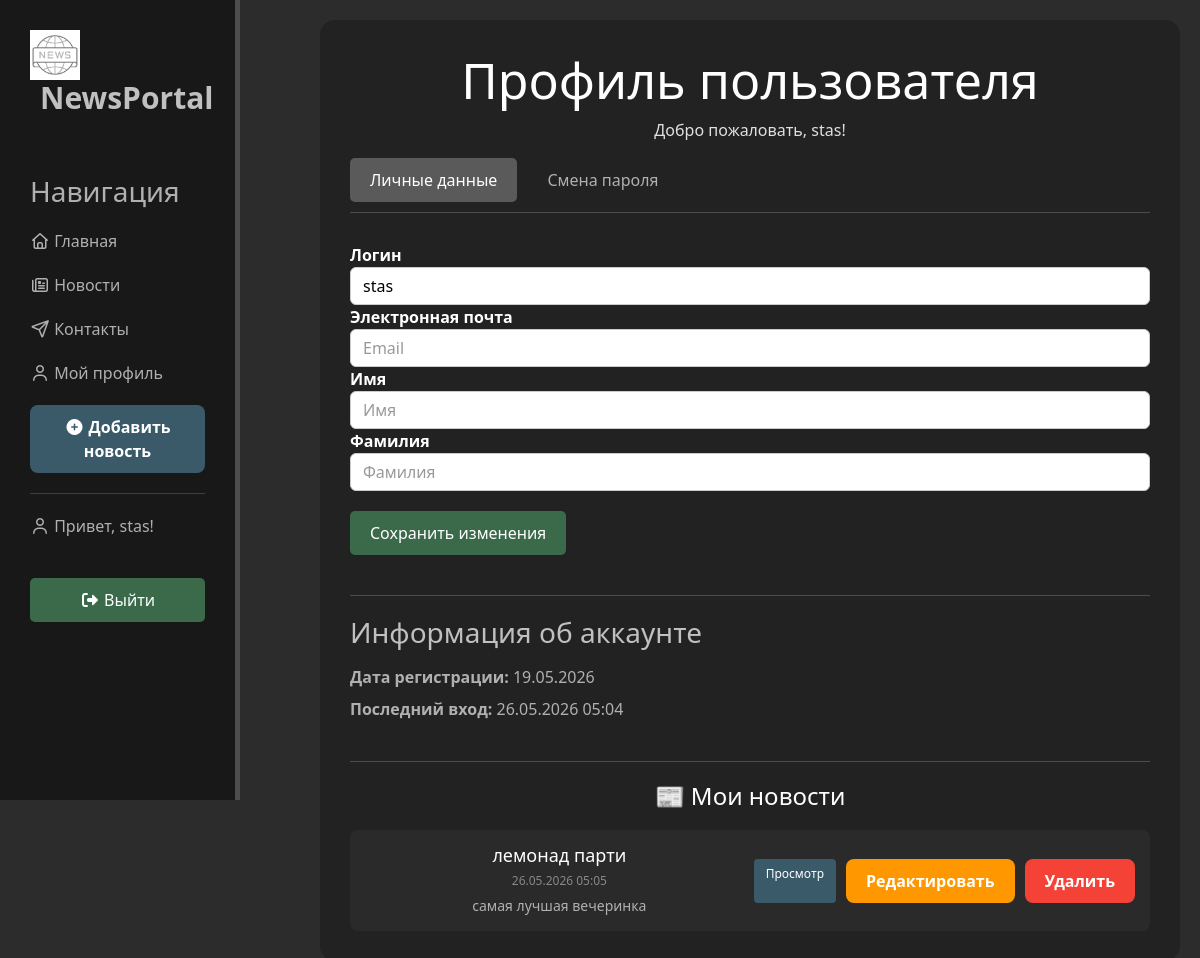
Screenshot of /profile/ (signed in) with the database file from the repository.
### news/models.py (models this page shows, shortened)
class Artiles(models.Model):
    title = models.CharField('Название', max_length=50, default='')
    anons = models.CharField('Анонс', max_length=250, default='')
    full_text = models.TextField('Текст новости', default='')
    date = models.DateTimeField('Дата публикации', auto_now_add=True)
    author = models.ForeignKey(User, on_delete=models.CASCADE, verbose_name='Автор', null=True, blank=True)
    image = models.ImageField('Изображение', upload_to='main/image/', blank=True, null=True)
    likes = models.ManyToManyField(User, related_name='liked_articles', blank=True)
    dislikes = models.ManyToManyField(User, related_name='disliked_articles', blank=True)
    class Meta:
        verbose_name = 'Новость'
        verbose_name_plural = 'Новости'
        ordering = ['-date']

### main/views.py (the view)
# urls.py: path('profile/', views.profile, name='profile'),
@login_required
def profile(request):
    user_news = Artiles.objects.filter(author=request.user).order_by('-date')
    if request.method == 'POST':
        if 'update_profile' in request.POST:
            form = UserProfileForm(request.POST, instance=request.user)
            if form.is_valid():
                form.save()
                messages.success(request, 'Профиль успешно обновлен!')
                return redirect('profile')
        elif 'change_password' in request.POST:
            password_form = PasswordChangeForm(request.user, request.POST)
            if password_form.is_valid():
                user = password_form.save()
                update_session_auth_hash(request, user)
                messages.success(request, 'Пароль успешно изменен!')
                return redirect('profile')
            else:
                messages.error(request, 'Исправьте ошибки в форме')
    else:
        form = UserProfileForm(instance=request.user)
        password_form = PasswordChangeForm(request.user)
    return render(request, 'main/profile.html', {
        'form': form,
        'password_form': password_form,
        'user_news': user_news,  # передаем новости в шаблон
    })

### main/forms.py
class UserProfileForm(forms.ModelForm):
    class Meta:
        model = User
        fields = ['username', 'email', 'first_name', 'last_name']
        widgets = {
            'username': forms.TextInput(attrs={'class': 'form-control', 'placeholder': 'Имя пользователя'}),
            'email': forms.EmailInput(attrs={'class': 'form-control', 'placeholder': 'Email'}),
            'first_name': forms.TextInput(attrs={'class': 'form-control', 'placeholder': 'Имя'}),
            'last_name': forms.TextInput(attrs={'class': 'form-control', 'placeholder': 'Фамилия'}),
        }
        labels = {
            'username': 'Логин',
            'email': 'Электронная почта',
            'first_name': 'Имя',
            'last_name': 'Фамилия',
        }

### main/templates/main/profile.html (shortened to what this page needs)
{% extends 'main/layout.html' %}
{% block content %}
<div class="features">
    <h1>Профиль пользователя</h1>
    <p>Добро пожаловать, {{ user.username }}!</p>
    <div class="profile-tabs">
        <button class="tab-btn active" onclick="showTab('profile-tab')">Личные данные</button>
        <button class="tab-btn" onclick="showTab('password-tab')">Смена пароля</button>
    </div>
    <div id="profile-tab" class="tab-content active">
        <form method="post">
            {% for field in form %}
                <div class="form-group">
                    <label for="{{ field.id_for_label }}">{{ field.label }}</label>
                    {{ field }}
                </div>
            {% endfor %}
            <button type="submit" class="btn-save">Сохранить изменения</button>
        </form>
    </div>
    <div class="profile-info">
        <h3>Информация об аккаунте</h3>
        <p><strong>Дата регистрации:</strong> {{ user.date_joined|date:"d.m.Y" }}</p>
        <p><strong>Последний вход:</strong> {{ user.last_login|date:"d.m.Y H:i" }}</p>
    </div>
    <div class="user-news-section">
    <h3>📰 Мои новости</h3>
    {% if user_news %}
        <div class="user-news-list">
            {% for news in user_news %}
                <div class="user-news-item">
                    <div class="news-info">
                        <h4>{{ news.title }}</h4>
                        <p class="news-date">{{ news.date|date:"d.m.Y H:i" }}</p>
                        <p class="news-anons">{{ news.anons|truncatewords:30 }}</p>
                    </div>
                    <div class="news-actions">
                        <a href="{% url 'news-detail' news.id %}" class="btn-view">Просмотр</a>
                        <a href="{% url 'news-update' news.id %}" class="btn-edit">Редактировать</a>
                        <a href="{% url 'news-delete' news.id %}" class="btn-delete">Удалить</a>
                    </div>
                </div>
            {% endfor %}
        </div>
    {% else %}
        <p class="no-news">У вас пока нет новостей. <a href="{% url 'create' %}">Создайте первую новость!</a></p>
    {% endif %}
    </div>
</div>
{% endblock %}

### main/templates/main/layout.html (shortened to what this page needs)
{% load static %}
<!DOCTYPE html>
<html lang="ru">
<head>
    <link rel="stylesheet" href="https://cdn.jsdelivr.net/npm/bootstrap@5.3.3/dist/css/bootstrap.min.css">
    <link rel="stylesheet" href="{% static 'main/css/main.css' %}">
    <link rel="stylesheet" href="https://use.fontawesome.com/releases/v7.2.0/css/all.css">
</head>
<body>
    <aside>
        <img src="{% static 'main/image/logo.webp' %}" alt="лого">
        <span class="logo">NewsPortal</span>
        <h3>Навигация</h3>
        <ul>
            <a href="{% url 'home' %}"><li><i class="fa-regular fa-house"></i> Главная</li></a>
            <a href="{% url 'news_home' %}"><li><i class="fa-regular fa-newspaper"></i> Новости</li></a>
            <a href="{% url 'contacts' %}"><li><i class="fa-regular fa-paper-plane"></i> Контакты</li></a>
            {% if user.is_authenticated %}
                <a href="{% url 'profile' %}"><li><i class="fa-regular fa-user"></i> Мой профиль</li></a>
                <a href="{% url 'create' %}"><li><button class="btn btn-info"><i class="fa-solid fa-circle-plus"></i> Добавить новость</button></li></a>
                <li><hr></li>
                <li><i class="fa-regular fa-user"></i> Привет, {{ user.username }}!</li>
                <form method="post" action="{% url 'logout' %}" style="display: inline;">
                <li><button type="submit" class="btn btn-outline-danger" style="width: 100%;"><i class="fa-solid fa-sign-out-alt"></i> Выйти</button></li>
                </form>
            {% endif %}
        </ul>
    </aside>
    <main>
        {% block content %}
        {% endblock %}
    </main>
</body>
</html>

### main/static/main/css/main.css (style rules this page uses)
body { background: #2c2c2c; margin: 0; padding: 0; }
aside { float: left; background: #181818; width: 20%; padding: 2.5%; height: 100vh; color: #e0e0e0; border-right: 5px solid #4d4d4d; position: fixed; top: 0; left: 0; overflow-y: auto; }
aside img { width: 50px; float: left; }
aside .logo { font-size: 30px; margin-left: 10px; font-weight: bold; position: relative; top: -5px; color: #c0c0c0; }
aside h3 { margin-top: 50px; font-size: 28px; color: #b0b0b0; }
aside ul { list-style: none; padding: 0; }
aside ul li { color: #b0b0b0; display: block; margin-top: 20px; transition: transform .3s ease; }
main { margin-left: 25%; padding: 20px; min-height: 100vh; }
main .features { color: #e0e0e0; text-align: center; background: #222222; padding: 30px; border-radius: 15px; }
main .features h1 { font-size: 50px; color: #ffffff; margin-top: 0; }
.btn-edit, .btn-delete, .btn-back, .btn-warning, .btn-info, .btn-secondary { padding: 10px 20px; border-radius: 8px; text-decoration: none; font-weight: bold; transition: 0.3s; border: none; cursor: pointer; display: inline-block; }
.btn-edit, .btn-warning { background: #ff9800; color: white; }
.btn-delete { background: #f44336; color: white; }
.btn-info { background: #3a5a6a; color: white; }
form { width: 500px; margin: 0 auto; text-align: left; }
.features form { width: 100%; margin: 0; }
form input, form textarea, form select { color: black !important; background: white !important; border: 1px solid #cccccc !important; padding: 8px; border-radius: 4px; width: 100%; box-sizing: border-box; }
form input::placeholder, form textarea::placeholder { color: #999999 !important; }
form label { color: white !important; font-weight: bold !important; }
button[type="submit"] { margin-top: 20px; background: #3a6a4a; color: white; padding: 10px 20px; border: none; border-radius: 5px; cursor: pointer; }
.profile-tabs { display: flex; gap: 10px; margin-bottom: 30px; border-bottom: 1px solid #4d4d4d; padding-bottom: 10px; }
.tab-btn { background: none; border: none; padding: 10px 20px; cursor: pointer; color: #b0b0b0; font-size: 16px; transition: 0.3s; border-radius: 5px; }
.tab-btn.active { background: #5a5a5a; color: white; }
.tab-content { display: none; text-align: left; }
.tab-content.active { display: block; }
.btn-save { background: #3a6a4a; color: white; padding: 12px 30px; border: none; border-radius: 5px; cursor: pointer; font-size: 16px; transition: 0.3s; }
.profile-info { margin-top: 40px; padding-top: 20px; border-top: 1px solid #4d4d4d; text-align: left; }
.profile-info h3 { color: #c0c0c0; margin-bottom: 15px; }
.profile-info p { margin: 8px 0; color: #b0b0b0; }
.user-news-section { margin-top: 40px; padding-top: 20px; border-top: 1px solid #4d4d4d; }
.user-news-section h3 { color: white; margin-bottom: 20px; font-size: 24px; }
.user-news-list { display: flex; flex-direction: column; gap: 15px; }
.user-news-item { background: #2a2a2a; border-radius: 8px; padding: 15px; display: flex; justify-content: space-between; align-items: center; transition: 0.3s; }
.news-info { flex: 3; }
.news-info h4 { color: white; margin: 0 0 5px 0; font-size: 18px; }
.news-date { color: #888888; font-size: 12px; margin: 0 0 5px 0; }
.news-anons { color: #b0b0b0; font-size: 14px; margin: 0; }
.news-actions { flex: 1; display: flex; gap: 10px; justify-content: flex-end; }
.btn-view { background: #3a5a6a; color: white; padding: 6px 12px; border-radius: 4px; text-decoration: none; font-size: 12px; transition: 0.3s; }
img { border: none !important; outline: none !important; box-shadow: none !important; }

### main/templates/main/layout.html (style rules this page uses)
a { text-decoration: none; }

### rows the page displays
Artiles: title "лемонад парти", date "26.05.2026 05:05", anons "самая лучшая вечеринка"

### other values shown
{{ user.username }} "stas"
{{ field.label }} "Логин" "Электронная почта" "Имя" "Фамилия"
{{ user.date_joined|date:"d.m.Y" }} "19.05.2026"
{{ user.last_login|date:"d.m.Y H:i" }} "26.05.2026 05:04"
